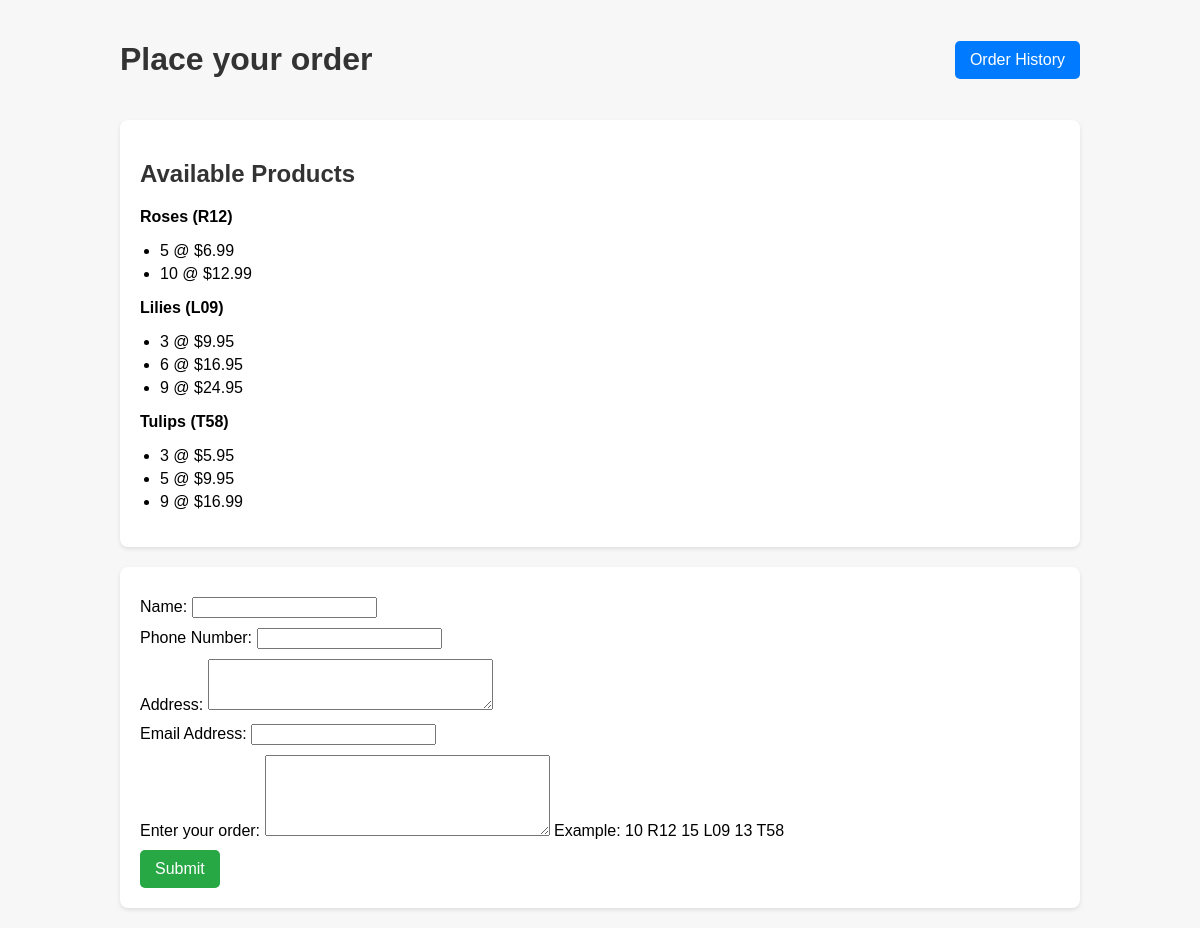
The page /orders/place_order/ on the database its author committed.
### orders/models.py (models this page shows, shortened)
class Product(models.Model):
    id = models.UUIDField(primary_key=True, null=False, db_index=True, unique=True, editable=False, default=uuid.uuid4)
    name = models.CharField(max_length=100)
    code = models.CharField(max_length=10, unique=True)

class Bundle(models.Model):
    id = models.UUIDField(primary_key=True, null=False, db_index=True, unique=True, editable=False, default=uuid.uuid4)
    product = models.ForeignKey(Product, related_name='bundles', on_delete=models.CASCADE)
    quantity = models.IntegerField()
    price = models.DecimalField(max_digits=6, decimal_places=2)

### orders/views.py (the view)
# urls.py: path('place_order/', order_view, name='place_order'),
def order_view(request):
    products = Product.objects.all().prefetch_related('bundles')
    products_with_bundles = []
    for product in products:
        bundles = product.bundles.all()
        product_info = {
            'name': product.name,
            'code': product.code,
            'bundles': bundles
        }
        products_with_bundles.append(product_info)
    if request.method == 'POST':
        form = OrderForm(request.POST)
        print('Inside form')
        if form.is_valid():
            order_data = form.cleaned_data['order_data']
            customer_name = form.cleaned_data['customer_name']
            customer_phone = form.cleaned_data['customer_phone']
            customer_address = form.cleaned_data['customer_address']
            customer_email = form.cleaned_data['customer_email']
            summary = calculate_order_summary(order_data)
            order = Order.objects.create(customer_name=customer_name, customer_email=customer_email,
                                         customer_phone=customer_phone, customer_address=customer_address)
            total_price = 0.0
            for item in summary:
                product = Product.objects.get(code=item['code'])
                total_price += item['total_price']
                OrderItem.objects.create(
                    order=order,
                    product=product,
                    quantity=item['quantity'],
                    total_price=item['total_price']
                )
            context = {
                'customer_name': customer_name,
                'customer_email': customer_email,
                'customer_phone': customer_phone,
                'customer_address': customer_address,
                'summary': summary,  # This is the list of dictionaries returned from your summary function
                'total_price': total_price
            }
            return render(request, 'order_summary.html', context)
        else:
            for field, errors in form.errors.items():
                for error in errors:
                    messages.error(request, f"{error}")
    else:
        form = OrderForm()  # instantiate a new, empty form
    return render(request, 'order_form.html', {
        'form': form,
        'products_with_bundles': products_with_bundles
    })

### orders/forms.py (shortened to what this page needs)
class OrderForm(forms.Form):
    customer_name = forms.CharField(max_length=100, label='Name')
    customer_phone = forms.CharField(max_length=15, label='Phone Number')
    customer_address = forms.CharField(widget=forms.Textarea(attrs={'rows': 3, 'cols': 33}), label='Address')
    customer_email = forms.EmailField(label='Email Address')
    order_data = forms.CharField(
        widget=forms.Textarea(attrs={'rows': 5, 'cols': 33}),
        label='Enter your order',
        help_text='Example:\n10 R12\n15 L09\n13 T58'
    )

### templates/order_form.html (shortened to what this page needs)
<!DOCTYPE html>
<html lang="en">
<head>
</head>
<body>
    <div class="container">
        <div class="navigation">
            <h1>Place your order</h1>
            <a href="{% url 'order_history' %}">Order History</a>
        </div>
        <div class="product-listing">
            <h2>Available Products</h2>
            {% for product in products_with_bundles %}
                <p><strong>{{ product.name }} ({{ product.code }})</strong></p>
                <ul>
                    {% for bundle in product.bundles %}
                        <li>{{ bundle.quantity }} @ ${{ bundle.price }}</li>
                    {% endfor %}
                </ul>
            {% endfor %}
        </div>
        <form method="post" action="">
            {{ form.as_p }}
            <input type="submit" value="Submit">
        </form>
    </div>
</body>
</html>

### templates/order_form.html (style rules this page uses)
body { font-family: Arial, sans-serif; margin: 0; padding: 0; background-color: #f7f7f7; }
.container { width: 80%; margin: auto; padding: 20px; }
h1, h2 { color: #333; }
.navigation { display: flex; justify-content: space-between; align-items: center; margin-bottom: 20px; }
.navigation a { padding: 10px 15px; text-decoration: none; background-color: #007bff; color: #fff; border-radius: 5px; font-size: 16px; }
.product-listing { background-color: #fff; padding: 20px; border-radius: 8px; box-shadow: 0 2px 4px rgba(0,0,0,0.1); margin-bottom: 20px; }
ul { padding-left: 20px; }
li { margin-bottom: 5px; }
form { background-color: #fff; padding: 20px; border-radius: 8px; box-shadow: 0 2px 4px rgba(0,0,0,0.1); }
form p { margin: 10px 0; }
input[type="submit"] { padding: 10px 15px; background-color: #28a745; color: #fff; border: none; border-radius: 5px; cursor: pointer; font-size: 16px; }

### rows shown on the page
Product: name "Roses", code "R12"
Bundle: quantity "5", price "6.99"
Bundle: quantity "10", price "12.99"
Product: name "Lilies", code "L09"
Bundle: quantity "3", price "9.95"
Bundle: quantity "6", price "16.95"
Bundle: quantity "9", price "24.95"
Product: name "Tulips", code "T58"
Bundle: quantity "3", price "5.95"
Bundle: quantity "5", price "9.95"
Bundle: quantity "9", price "16.99"
